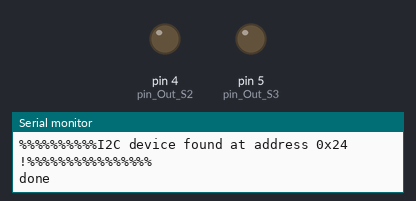
Recording of a sketch running on a simulated Arduino Leonardo, built with avr-gcc and run on an emulated ATmega32U4. Parts: output pins drawn as LEDs (lit = HIGH), the last lines printed to the serial monitor. Pins used as bus, display or sensor lines are not drawn.

Above: at 1.0 s.
At 3.0 s:
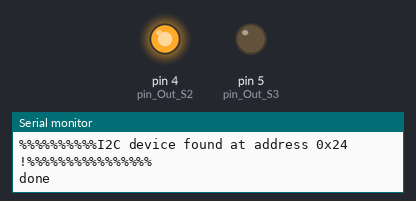
Timing chart, 0 to 5.3 s (numbered marks = the images above):
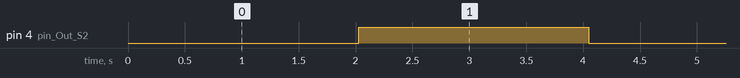

The sketch:

I2C_scanner.ino
```cpp
 // --------------------------------------
// i2c_scanner
//
// Version 1
//    This program (or code that looks like it)
//    can be found in many places.
//    For example on the Arduino.cc forum.
//    The original author is not know.
// Version 2, Juni 2012, Using Arduino 1.0.1
//     Adapted to be as simple as possible by Arduino.cc user Krodal
// Version 3, Feb 26  2013
//    V3 by louarnold
// Version 4, March 3, 2013, Using Arduino 1.0.3
//    by Arduino.cc user Krodal.
//    Changes by louarnold removed.
//    Scanning addresses changed from 0...127 to 1...119,
//    according to the i2c scanner by Nick Gammon
//    http://www.gammon.com.au/forum/?id=10896
// Version 5, March 28, 2013
//    As version 4, but address scans now to 127.
//    A sensor seems to use address 120.
// Version 6, November 27, 2015.
//    Added waiting for the Leonardo serial communication.
//
//
// This sketch tests the standard 7-bit addresses
// Devices with higher bit address might not be seen properly.
//

#include <Wire.h>

int pin_Out_S0 = 2;
int pin_Out_S1 = 3;
int pin_Out_S2 = 4;
int pin_Out_S3 = 5;
int antenaNum = 8;

void setup()
{
  Wire.begin();
  Serial.println("\nI2C Scanner");
  pinMode(pin_Out_S0, OUTPUT);
  pinMode(pin_Out_S1, OUTPUT);
  pinMode(pin_Out_S2, OUTPUT);
  pinMode(pin_Out_S3, OUTPUT);
  Serial.begin(115200);
  while (!Serial);             // Leonardo: wait for serial monitor
  Serial.println("\nI2C Scanner");
}


void loop()
{
  for (int i = 0; i < antenaNum; i++) {
  Serial.println("-------------------------------------");
  Serial.print("checking mux channel number ");
  Serial.println(i);
  switchMux(i);
  byte error, address;
  int nDevices;

  Serial.println("Scanning...");

  nDevices = 0;
  for(address = 36 ; address < 37; address++ )
  {
    // The i2c_scanner uses the return value of
    // the Write.endTransmisstion to see if
    // a device did acknowledge to the address.
    Wire.beginTransmission(address);
    error = Wire.endTransmission();

    if (error == 0)
    {
      Serial.print("%%%%%%%%%%I2C device found at address 0x");
      if (address<16)
        Serial.print("0");
      Serial.print(address,HEX);
      Serial.println("  !%%%%%%%%%%%%%%%%");

      nDevices++;
    }
    else if (error==4)
    {
      Serial.print("Unknown error at address 0x");
      if (address<16)
        Serial.print("0");
      Serial.println(address,HEX);
    }
  }
  if (nDevices == 0)
    Serial.println("*************No I2C devices found***************\n");
  else
    Serial.println("done\n");

  delay(500);           // wait 5 seconds for next scan
  }
}


void switchMux(int i) {
  switch (i) {
    case 0: {
        digitalWrite(pin_Out_S0, LOW );
        digitalWrite(pin_Out_S1, LOW);
        digitalWrite(pin_Out_S2, LOW );
        digitalWrite(pin_Out_S3, LOW );
        break;
      }
    case 1: {
        digitalWrite(pin_Out_S0, HIGH );
        digitalWrite(pin_Out_S1, LOW);
        digitalWrite(pin_Out_S2, LOW );
        digitalWrite(pin_Out_S3, LOW );
        break;
      }
    case 2: {
        digitalWrite(pin_Out_S0, LOW );
        digitalWrite(pin_Out_S1, HIGH);
        digitalWrite(pin_Out_S2, LOW );
        digitalWrite(pin_Out_S3, LOW );
        break;
      }
    case 3: {
        digitalWrite(pin_Out_S0, HIGH );
        digitalWrite(pin_Out_S1, HIGH);
        digitalWrite(pin_Out_S2, LOW );
        digitalWrite(pin_Out_S3, LOW );
        break;
      }
    case 4: {
        digitalWrite(pin_Out_S0, LOW );
        digitalWrite(pin_Out_S1, LOW);
        digitalWrite(pin_Out_S2, HIGH );
        digitalWrite(pin_Out_S3, LOW );
        break;
      }
    case 5: {
        digitalWrite(pin_Out_S0, HIGH );
        digitalWrite(pin_Out_S1, LOW);
        digitalWrite(pin_Out_S2, HIGH );
        digitalWrite(pin_Out_S3, LOW );
        break;
      }
    case 6: {
        digitalWrite(pin_Out_S0, LOW );
        digitalWrite(pin_Out_S1, HIGH);
        digitalWrite(pin_Out_S2, HIGH );
        digitalWrite(pin_Out_S3, LOW );
        break;
      }
    case 7: {
        digitalWrite(pin_Out_S0, HIGH );
        digitalWrite(pin_Out_S1, HIGH);
        digitalWrite(pin_Out_S2, HIGH );
        digitalWrite(pin_Out_S3, LOW );
        break;
      }
    case 8: {
        digitalWrite(pin_Out_S0, LOW );
        digitalWrite(pin_Out_S1, LOW);
        digitalWrite(pin_Out_S2, LOW );
        digitalWrite(pin_Out_S3, HIGH );
        break;
      }
    case 9: {
        digitalWrite(pin_Out_S0, HIGH );
        digitalWrite(pin_Out_S1, LOW);
        digitalWrite(pin_Out_S2, LOW );
        digitalWrite(pin_Out_S3, HIGH );
        break;
      }
    case 10: {
        digitalWrite(pin_Out_S0, LOW );
        digitalWrite(pin_Out_S1, HIGH);
        digitalWrite(pin_Out_S2, LOW );
        digitalWrite(pin_Out_S3, HIGH );
        break;
      }
    case 11: {
        digitalWrite(pin_Out_S0, HIGH );
        digitalWrite(pin_Out_S1, HIGH);
        digitalWrite(pin_Out_S2, LOW );
        digitalWrite(pin_Out_S3, HIGH );
        break;
      }
    case 12: {
        digitalWrite(pin_Out_S0, LOW );
        digitalWrite(pin_Out_S1, LOW);
        digitalWrite(pin_Out_S2, HIGH );
        digitalWrite(pin_Out_S3, HIGH );
        break;
      }
    case 13: {
        digitalWrite(pin_Out_S0, HIGH );
        digitalWrite(pin_Out_S1, LOW);
        digitalWrite(pin_Out_S2, HIGH );
        digitalWrite(pin_Out_S3, HIGH );
        break;
      }
    case 14: {
        digitalWrite(pin_Out_S0, LOW );
        digitalWrite(pin_Out_S1, HIGH);
        digitalWrite(pin_Out_S2, HIGH );
        digitalWrite(pin_Out_S3, HIGH );
        break;
      }
    case 15: {
        digitalWrite(pin_Out_S0, HIGH );
        digitalWrite(pin_Out_S1, HIGH);
        digitalWrite(pin_Out_S2, HIGH );
        digitalWrite(pin_Out_S3, HIGH );
        break;
      }
  }
}
```

Measured:
- by itself, pin 4 (pin_Out_S2): alternates HIGH for 2.0 s and LOW for 2.0 s
